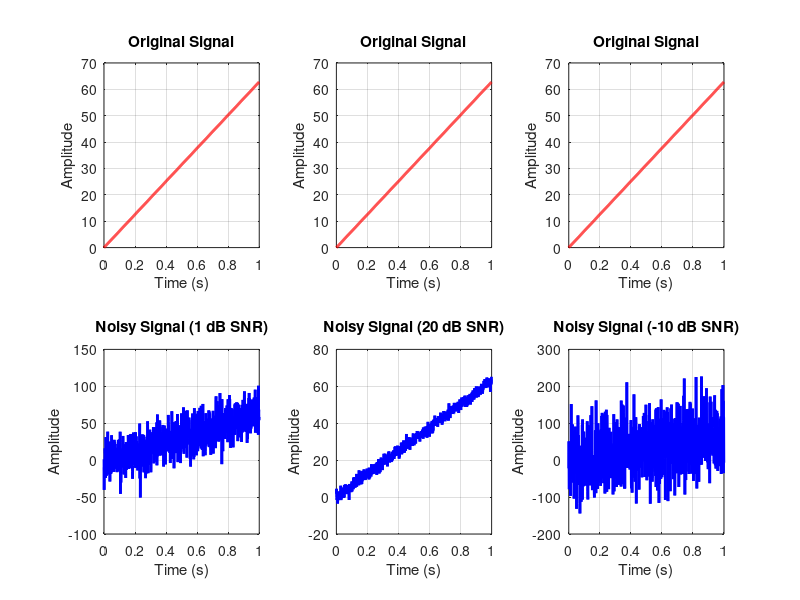

This figure's MATLAB source:
% Clear previous workspace, close all figures, and clear the command window
clear all;
close all;
clc;

% Sampling frequency and duration
Fs = 1000;  % Sampling frequency in Hz
T = 1;      % Duration in seconds
t = 0:1/Fs:(T-1/Fs);  % Time vector

% Signal parameters
f_signal = 10;  % Frequency of the signal in Hz
A_signal = 1;   % Amplitude of the signal

% Signal generation
% Choose one of the following signal types by uncommenting the desired line
signal = A_signal * (2 * pi * f_signal * t);  % Ramp signal
% signal = A_signal * sin(2 * pi * f_signal * t);  % Sine wave signal
% signal = A_signal * square(20 * t);  % Square wave signal

% Signal-to-noise ratio (SNR) in dB
SNR_dB = 1;    % SNR in dB for the first noisy signal
SNR_dB1 = 20;  % SNR in dB for the second noisy signal
SNR_dB2 = -10; % SNR in dB for the third noisy signal

% Calculate noise power and generate noise
noise_power = var(signal) / (10^(SNR_dB / 10));
noise_power1 = var(signal) / (10^(SNR_dB1 / 10));
noise_power2 = var(signal) / (10^(SNR_dB2 / 10));

noise = sqrt(noise_power) * randn(size(t));
noise1 = sqrt(noise_power1) * randn(size(t));
noise2 = sqrt(noise_power2) * randn(size(t));

% Add noise to the signal
noisy_signal = signal + noise;
noisy_signal1 = signal + noise1;
noisy_signal2 = signal + noise2;

% Plot original and noisy signals in a single figure with subplots
figure;

% Original signal plot
subplot(2, 3, 1);
plot(t, signal, 'r-', 'LineWidth', 2);
title('Original Signal');
xlabel('Time (s)');
ylabel('Amplitude');
grid on;

% Noisy signal with 1 dB SNR
subplot(2, 3, 4);
plot(t, noisy_signal, 'b-', 'LineWidth', 2);
title('Noisy Signal (1 dB SNR)');
xlabel('Time (s)');
ylabel('Amplitude');
grid on;

% Original signal plot for comparison
subplot(2, 3, 2);
plot(t, signal, 'r-', 'LineWidth', 2);
title('Original Signal');
xlabel('Time (s)');
ylabel('Amplitude');
grid on;

% Noisy signal with 20 dB SNR
subplot(2, 3, 5);
plot(t, noisy_signal1, 'b-', 'LineWidth', 2);
title('Noisy Signal (20 dB SNR)');
xlabel('Time (s)');
ylabel('Amplitude');
grid on;

% Original signal plot for comparison
subplot(2, 3, 3);
plot(t, signal, 'r-', 'LineWidth', 2);
title('Original Signal');
xlabel('Time (s)');
ylabel('Amplitude');
grid on;

% Noisy signal with -10 dB SNR
subplot(2, 3, 6);
plot(t, noisy_signal2, 'b-', 'LineWidth', 2);
title('Noisy Signal (-10 dB SNR)');
xlabel('Time (s)');
ylabel('Amplitude');
grid on;
